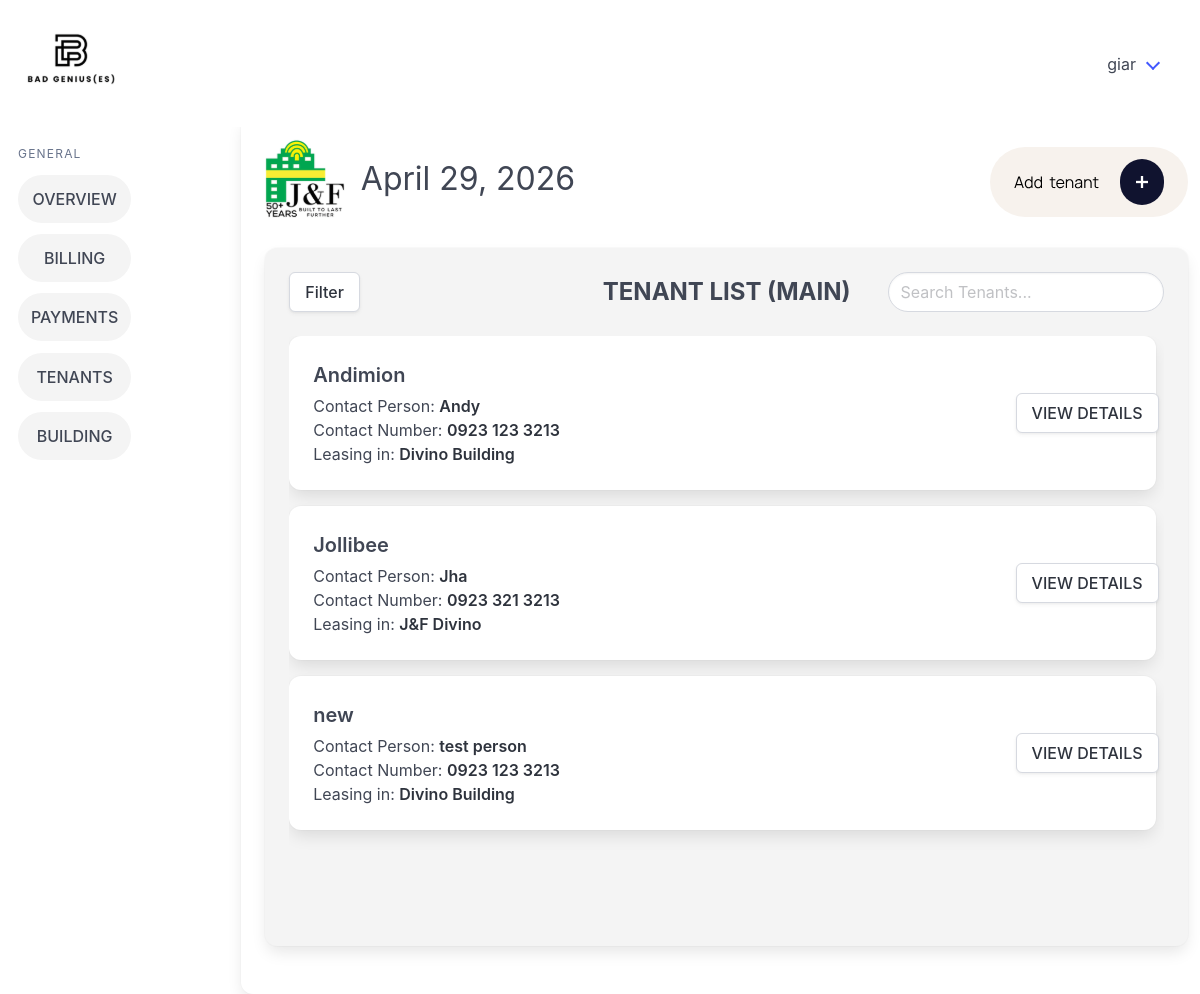
The app's page /tenants_main/ (signed in), older data.
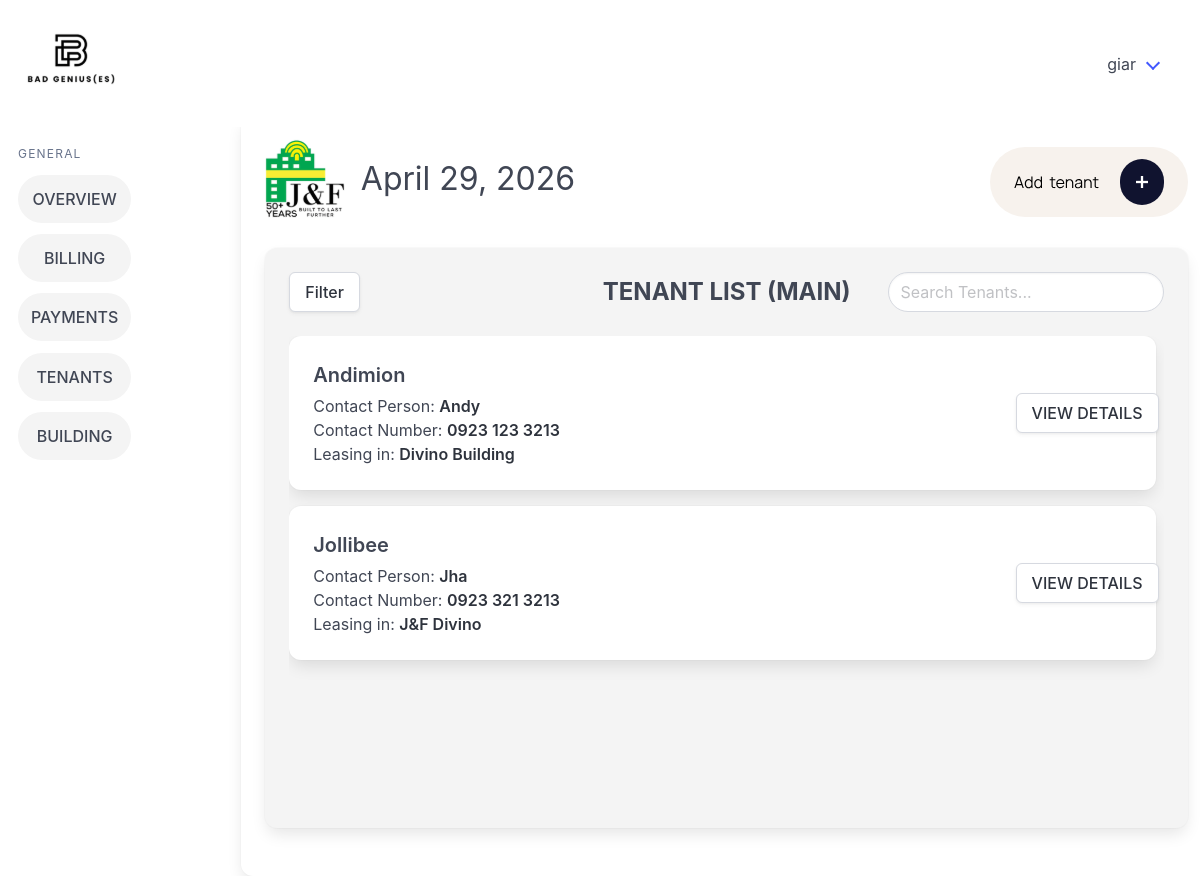
The same page, newer data.
### billingApp/models.py (models this page shows, shortened)
class Tenant(models.Model):
    companyName = models.CharField(max_length=100, null=True, blank=True)
    contactPerson = models.CharField(max_length=100)
    phoneNumber = models.CharField(max_length=12)
    email = models.CharField(max_length=50)
    carryover_balance = models.DecimalField(max_digits=12, decimal_places=2, default=Decimal('0.00'))
    modified_by = models.ForeignKey("Account", on_delete=models.SET_NULL, null=True, blank=True, related_name="+")
    modified_at = models.DateTimeField(auto_now=True, null=True, blank=True)
    objects = models.Manager

class Building(models.Model):
    buildingName = models.CharField(max_length=26, unique=True)
    signageCapacity = models.IntegerField(default=0)
    parkingCapacity = models.IntegerField(default=0)
    buildingAddress = models.CharField(max_length=50)
    modified_by = models.ForeignKey("Account", on_delete=models.SET_NULL, null=True, blank=True, related_name="+")
    modified_at = models.DateTimeField(auto_now=True, null=True, blank=True)
    objects = models.Manager

### billingApp/views.py (the view)
# urls.py: path('tenants_main/', views.tenants_main, name='tenants_main'),
@login_required
def tenants_main(request):
    building_filter = request.GET.get("building")
    lease_status_filter = request.GET.get("lease_status")
    tenant_objects = Tenant.objects.all().order_by('companyName', 'contactPerson')
    active_leases = Lease.objects.filter(pastLease=False).select_related('tenantName', 'buildingName')
    if building_filter:
        tenant_objects = tenant_objects.filter(
            lease__buildingName_id=building_filter,
            lease__pastLease=False
        ).distinct()
    if lease_status_filter == "active":
        tenant_objects = tenant_objects.filter(lease__pastLease=False).distinct()
    elif lease_status_filter == "none":
        tenant_objects = tenant_objects.exclude(lease__pastLease=False).distinct()
    lease_by_tenant_id = {lease.tenantName_id: lease for lease in active_leases}
    for t in tenant_objects:
        if not (t.companyName or "").strip():
            t.companyName_display = t.contactPerson
        else:
            t.companyName_display = t.companyName
        active_lease = lease_by_tenant_id.get(t.id)
        if active_lease:
            t.buildingName_display = active_lease.buildingName.buildingName
        else:
            t.buildingName_display = "No active lease"
    buildings = Building.objects.all()
    date_today = get_date_today()
    return render(
        request,
        'billingApp/tenants_main.html',
        {
            'tenants': tenant_objects,
            'date_today': date_today,
            'buildings': buildings,
            'selected_building': building_filter,
            'selected_lease_status': lease_status_filter,
        }
    )

### billingApp/views.py (called while the page is built)
def get_date_today():
    from datetime import datetime
    return datetime.now().strftime("%B %d, %Y")

### billingApp/templates/billingApp/tenants_main.html (shortened to what this page needs)
{% extends 'billingApp/base.html' %} {% load static %} {% block content %}
<div class="column is-3 pt-5 has-text-right">
  <a href="{% url 'add_tenant' %}">
  </a>
</div>
</div>
<div class="columns">
  <div class="column">
    <div class="card card2 tenant-panel">
      <div class="card-content tenant-panel-content">
        <div class="columns is-vcentered">
          <div class="column">
            <div class="dropdown" id="filterDropdown">
              <div class="dropdown-trigger">
                <button class="button" onclick="toggleFilter()" type="button">
                  Filter
                </button>
              </div>
            </div>
          </div>
          <div class="column">
            <h1 class="is-size-4 has-text-weight-bold has-text-centered">TENANT LIST (MAIN)</h1>
          </div>
          <div class="column has-text-right">
            <input id="searchInput" type="text" class="input searchInput" placeholder="Search Tenants..." />
          </div>
        </div>
        <div class="tenant-list-scroll">
          {% for t in tenants %}
          <div class="card mb-4">
            <div class="card-content">
              <div class="columns is-multiline is-vcentered">
                <div class="column">
                  <h2 class="is-size-5 has-text-weight-semibold mb-1">{{ t.companyName_display }}</h2>
                  <p class="is-size-6">Contact Person: <strong>{{ t.contactPerson }}</strong></p>
                  <p class="is-size-6">Contact Number: <strong>{{ t.phoneNumber }}</strong></p>
                  <p class="is-size-6">Leasing in: <strong class="building-name">{{ t.buildingName_display }}</strong></p>
                </div>
                <div class="column is-2 has-text-right">
                  <a href="{% url 'tenant_details' t.id %}" class="button">VIEW DETAILS</a>
                </div>
              </div>
            </div>
          </div>
          {% endfor %}
        </div>
      </div>
    </div>
  </div>
</div>
{% endblock %}

Row changes from the older to the newer data that the page shows:
removed Tenant: companyName_display "new", contactPerson "test person", phoneNumber "0923 123 3213", buildingName_display "Divino Building"
